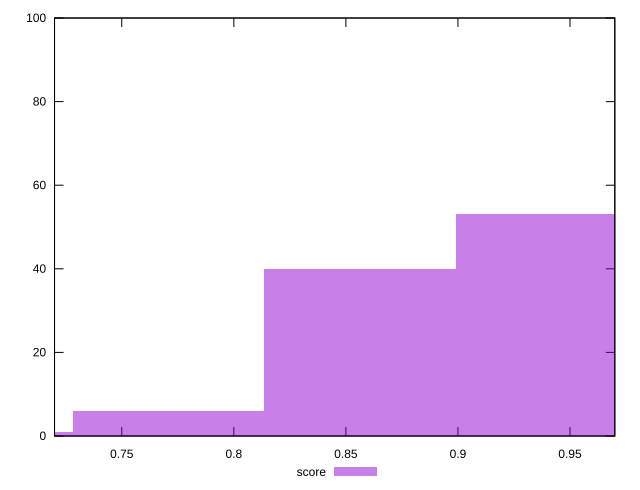

Generate this figure with gnuplot:
reset

$score <<EOF
0.6851979095195286 1
0.9421471255893519 53
0.8564973868994108 40
0.7708476482094697 6
EOF

set key outside below
set boxwidth 0.08564973868994108
set xrange [0.72:0.97]
set yrange [0:100]
set trange [0:100]
set style fill transparent solid 0.5 noborder
set terminal svg size 640, 490 enhanced background rgb 'white'
set output "report_00013_2021-02-09T12-04-24.940Z/first-contentful-paint/samples/pages+cached+noadtech+nomedia/score/histogram.svg"

plot $score title "score" with boxes

reset
